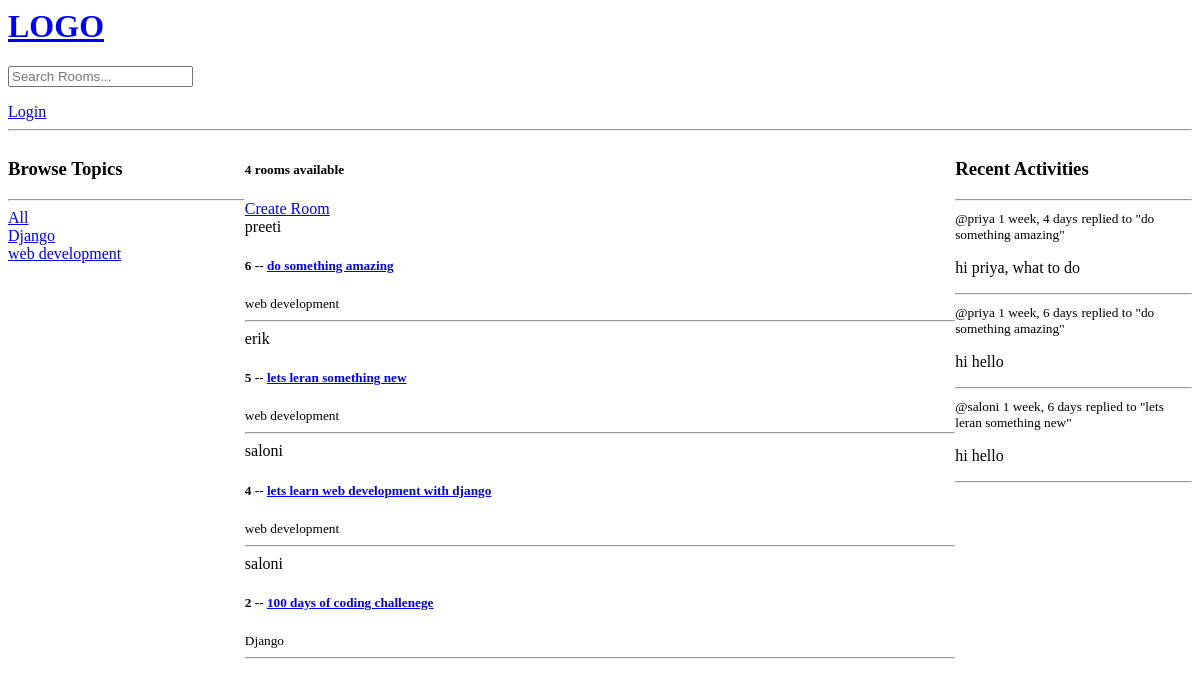
The app's page /, older data.
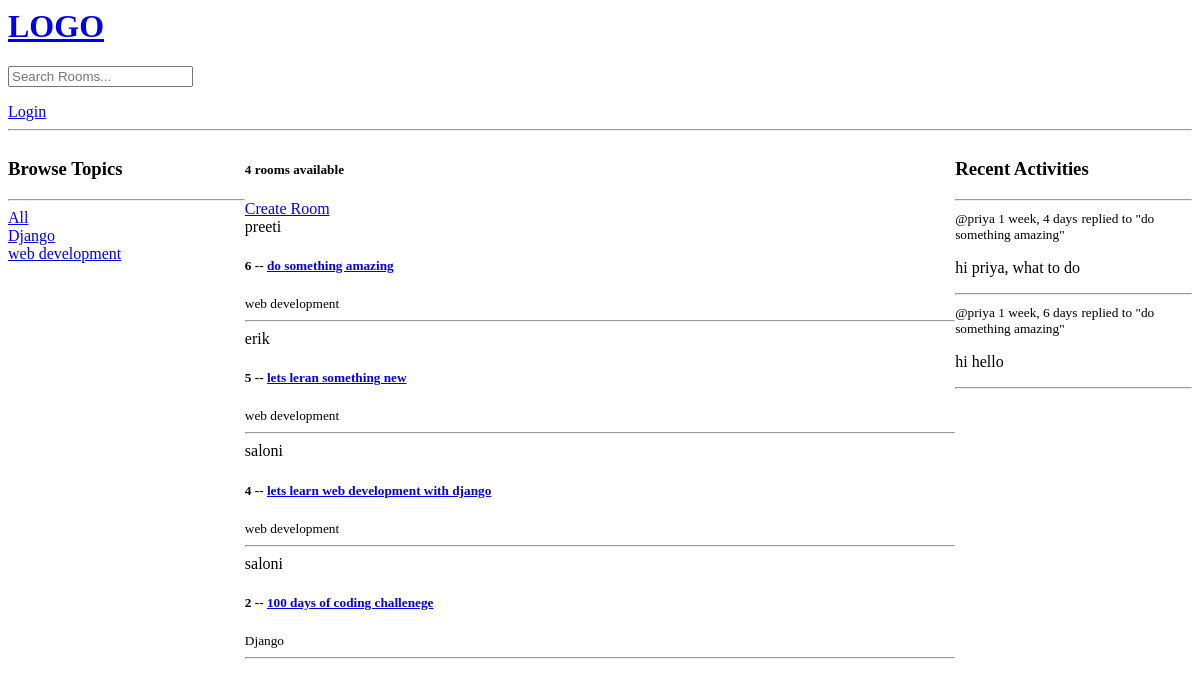
The same page, newer data.
### base/models.py (models this page shows, shortened)
class Topic(models.Model):
    name = models.CharField(max_length=200)

class Room(models.Model):
    host = models.ForeignKey(User, on_delete=models.SET_NULL, null=True, related_name='hosted_rooms')
    topic = models.ForeignKey(Topic, on_delete=models.SET_NULL, null=True)
    name = models.CharField(max_length=200)
    description = models.TextField(null=True, blank=True)
    participants = models.ManyToManyField(User, blank=True, related_name='participating_rooms')
    updated = models.DateTimeField(auto_now=True)
    created = models.DateTimeField(auto_now_add=True)
    class Meta:
        ordering = ['-updated', '-created']
    def __str__(self):
        return self.name

class Message(models.Model):
    user = models.ForeignKey(User, on_delete=models.CASCADE)
    room = models.ForeignKey(Room, on_delete=models.CASCADE)
    body = models.TextField()
    updated = models.DateTimeField(auto_now=True)
    created = models.DateTimeField(auto_now_add=True)

### base/views.py (the view)
# urls.py: path('', views.home, name="home"),
def home(request):
    q = request.GET.get('q') if request.GET.get('q') is not None else ''
    rooms = Room.objects.filter(
        Q(topic__name__icontains=q) |
        Q(name__icontains=q) |
        Q(description__icontains=q)  # Correct syntax here
    )
    topics = Topic.objects.all()
    room_count = rooms.count()
    room_messages = Message.objects.filter(room__in=rooms).order_by('-created')[:5]  # Limit to 5 most recent messages
    context = {'rooms': rooms, 'topics': topics, 'room_count': room_count, 'room_messages': room_messages}
    return render(request, 'base/home.html', context)

### base/templates/base/home.html (shortened to what this page needs)
{% extends 'main.html' %}
{% block content %}
<div class="home_container">
    <div>
        <h3>Browse Topics</h3>
        <hr>
        <div>
            <a href="{% url 'home' %}">All</a>
        </div>
        {% for topic in topics %}
            <div>
                <a href="{% url 'home' %}?q={{ topic.name }}">{{ topic.name }}</a>
            </div>
        {% endfor %}
    </div>
    <div>
        <h5>{{ room_count }} rooms available</h5>
        <a href="{% url 'create-room' %}">Create Room</a>
        <div>
        {% for room in rooms %}
            <div>
                <span>{{ room.host.username }}</span>
                <h5>
                    {{ room.id }} -- <a href="{% url 'room' room.id %}">{{ room.name }}</a>
                </h5>
                <small>{{ room.topic.name }}</small>
                <hr>
            </div>
        {% endfor %}
        </div>
    </div>
    <div>
        <h3>Recent Activities</h3>
        <hr>
        {% for message in room_messages %}
        <div>
            <small>@{{ message.user }} {{ message.created|timesince }}</small>
            <small>replied to "{{ message.room }}"</small>
            <p>{{ message.body }}</p>
            <hr>
        </div>
        {% endfor %}
    </div>
</div>
{% endblock content %}

Row changes from the older to the newer data that the page shows:
removed Message: user "saloni", created "1 week, 6 days", room "lets leran something new", body "hi hello"
